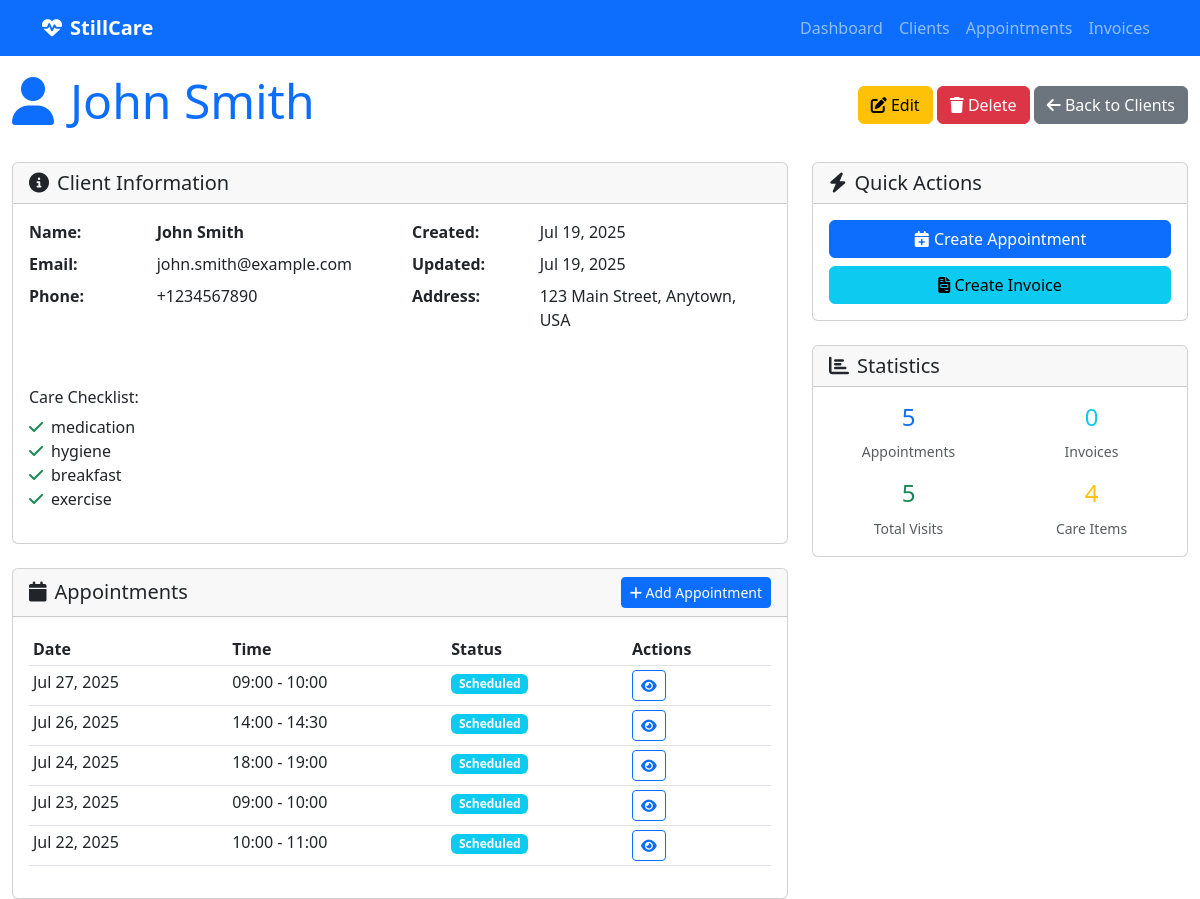
Before: /clients/1/ with the older database file.
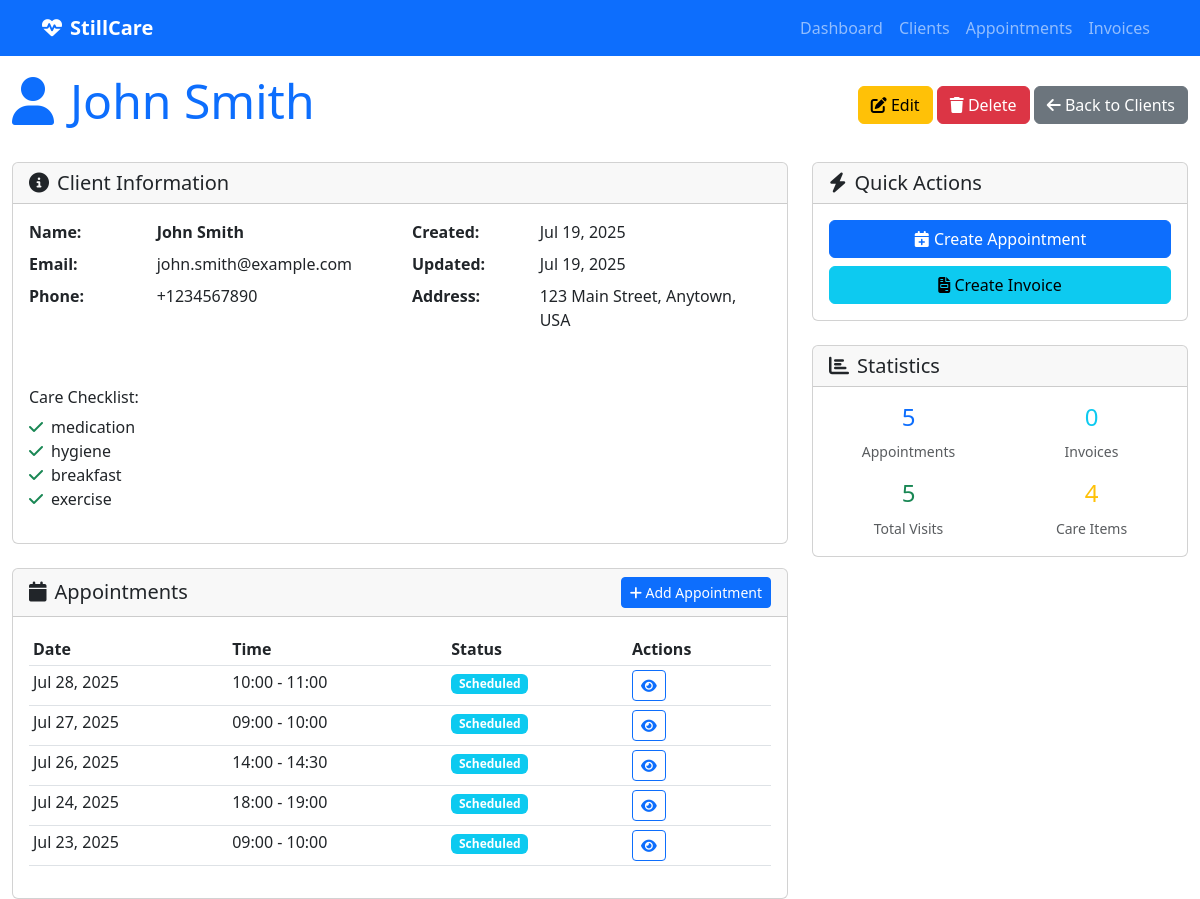
After: the same page with the newer database file.
### appointment_management/models.py (models this page shows, shortened)
class Appointment(models.Model):
    FREQUENCY_CHOICES = [
        ('daily', 'Daily'),
        ('weekly', 'Weekly'),
        ('monthly', 'Monthly'),
    ]
    title = models.CharField(max_length=200)
    description = models.TextField(blank=True, null=True)
    start_time = models.DateTimeField(help_text="When the appointment/visit should start")
    end_time = models.DateTimeField(help_text="When the appointment/visit should end")
    status = models.CharField(max_length=50, choices=[
        ('scheduled', 'Scheduled'),
        ('completed', 'Completed'),
        ('cancelled', 'Cancelled'),
        ('no_show', 'No Show'),
    ], default='scheduled')
    client = models.ForeignKey(
        'client_management.Client',
        on_delete=models.CASCADE,
        related_name='appointments',
        help_text="The client this appointment is for"
    )
    frequency = models.CharField(
        max_length=20,
        choices=FREQUENCY_CHOICES,
        blank=True,
        null=True,
        help_text="How often this appointment repeats"
    )
    assigned_staff = models.ForeignKey(settings.AUTH_USER_MODEL, on_delete=models.PROTECT, null=False, blank=False, related_name='appointments', help_text="Staff member assigned to this appointment")
    created_at = models.DateTimeField(auto_now_add=True)
    updated_at = models.DateTimeField(auto_now=True)
    class Meta:
        verbose_name = "Appointment"
        verbose_name_plural = "Appointments"
    VISIT_STATUS_CHOICES = [
        ('scheduled', 'Scheduled'),
        ('in_progress', 'In Progress'),
        ('completed', 'Completed'),
        ('cancelled', 'Cancelled'),
    ]
    status = models.CharField(
        max_length=20,
        choices=VISIT_STATUS_CHOICES,
        default='scheduled'
    )
    actual_start_time = models.DateTimeField(blank=True, null=True)
    actual_end_time = models.DateTimeField(blank=True, null=True)
    checklist_items = models.JSONField(
        default=list,
        help_text="List of checklist items from the client's care plan"
    )

### care_backend/views.py (the view)
# urls.py: path('clients/<int:client_id>/', views.client_detail, name='client_detail'),
def client_detail(request, client_id):
    client = get_object_or_404(Client, id=client_id)
    appointments = Appointment.objects.filter(client=client).order_by('-start_time')
    invoices = InvoiceGroup.objects.filter(client=client).order_by('-created_at')
    context = {
        'client': client,
        'appointments': appointments,
        'invoices': invoices,
    }
    return render(request, 'clients/detail.html', context)

### client_management/models.py (called while the page is built)
    @property
    def full_name(self):
        return f"{self.first_name} {self.last_name}"

### templates/clients/detail.html (shortened to what the changed rows need)
{% extends "base.html" %}
{% block content %}
<div class="d-flex justify-content-between align-items-center mb-4">
    <h1 class="display-5 text-primary"><i class="fas fa-user me-3"></i>{{ client.full_name }}</h1>
</div>
<div class="row">
    <div class="col-lg-8">
        <div class="card mb-4">
            <div class="card-body">
                {% if client.care_checklist %}
                <div class="mt-3">
                    <ul class="list-unstyled">
                        {% for item in client.care_checklist %}
                            <li><i class="fas fa-check text-success me-2"></i>{{ item }}</li>
                        {% endfor %}
                    </ul>
                </div>
                {% endif %}
            </div>
        </div>
        <div class="card">
            <div class="card-body">
                {% if appointments %}
                    <div class="table-responsive">
                        <table class="table table-sm">
                            <thead>
                                <tr>
                                    <th>Date</th>
                                    <th>Time</th>
                                    <th>Status</th>
                                    <th>Actions</th>
                                </tr>
                            </thead>
                            <tbody>
                                {% for appointment in appointments %}
                                <tr>
                                    <td>{{ appointment.start_time|date:"M d, Y" }}</td>
                                    <td>{{ appointment.start_time|time:"H:i" }} - {{ appointment.end_time|time:"H:i" }}</td>
                                    <td>
                                        <span class="badge bg-{% if appointment.status == 'scheduled' %}info{% elif appointment.status == 'completed' %}success{% elif appointment.status == 'in_progress' %}warning{% else %}secondary{% endif %}">
                                            {{ appointment.get_status_display }}
                                        </span>
                                    </td>
                                    <td>
                                        <a href="{% url 'appointment_detail' appointment.id %}" class="btn btn-sm btn-outline-primary">
                                            <i class="fas fa-eye"></i>
                                        </a>
                                    </td>
                                </tr>
                                {% endfor %}
                            </tbody>
                        </table>
                    </div>
                {% else %}
                    <p class="text-muted">No appointments found for this client.</p>
                {% endif %}
            </div>
        </div>
    </div>
</div>
{% endblock %}

Changed rows visible on the page:
changed Appointment: start_time "Jul 22, 2025" → "Jul 28, 2025"; moves up the list
